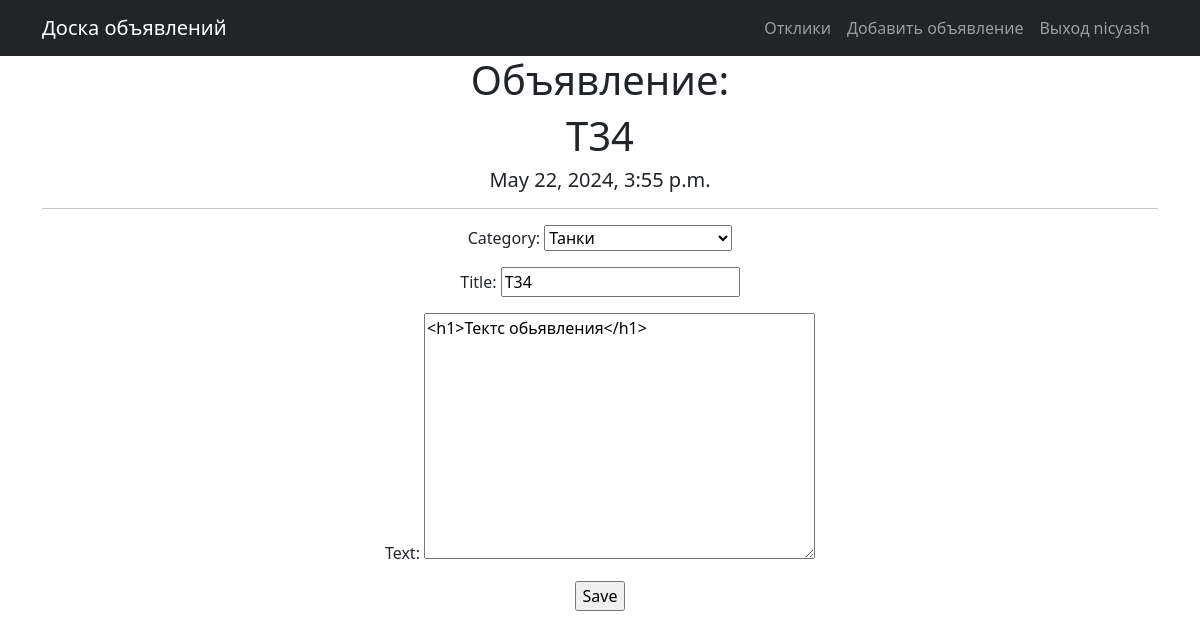
Page /ad/1/edit/ (signed in) on the earlier database version.
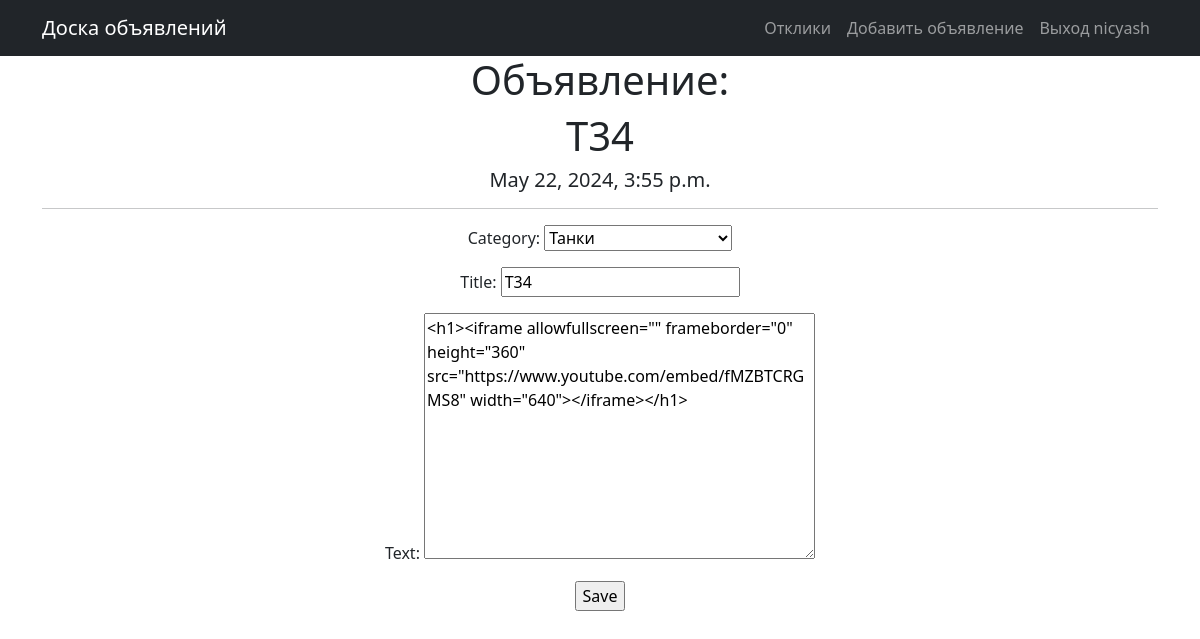
Same page on the later database version.
### BoardApp/models.py (models this page shows, shortened)
class Ad(models.Model):
    TYPE = [
        ('tank', 'Танки'),
        ('heal', 'Хилы'),
        ('DD', 'ДД'),
        ('traders', 'Торговцы'),
        ('gildemasters', 'Гилдмастеры'),
        ('quest', 'Квестгиверы'),
        ('blacksmiths', 'Кузнецы'),
        ('tanners', 'Кожевники'),
        ('potion', 'Зельевары'),
        ('spellmasters', 'Мастера заклинаний'),
    ]
    author = models.ForeignKey(User, on_delete=models.CASCADE)
    category = models.CharField(max_length=12, choices=TYPE, default='tank')
    ad_time = models.DateTimeField(auto_now_add=True)
    title = models.CharField(max_length=255, default='Загаловок')
    text = RichTextUploadingField(blank=True, null=True)

### BoardApp/views.py (the view)
# urls.py: path('ad/<int:pk>/edit/', AdUpdate.as_view(), name='ad_update'),
class AdUpdate(PermissionRequiredMixin, LoginRequiredMixin, UpdateView):
    permission_required = ('BoardApp.change_ad',)
    raise_exception = True
    form_class = AdForm
    model = Ad
    template_name = 'ad_edit.html'

### BoardApp/forms.py
class AdForm(forms.ModelForm):
    class Meta:
        model = Ad
        fields = ['category', 'title', 'text',]
        widgets = {'author': forms.HiddenInput()}

### templates/ad_edit.html (shortened to what this page needs)
{% extends 'default.html' %}
{% block content %}
<h1>Объявление:</h1>
<h1>{{object.title}}</h1>
<h5>{{object.ad_time}}</h5>
<hr>
{% if request.user.id == object.author.id %}
<form action="" method="post">
    {{ form.as_p }}
    <input type="submit" value="Save" />
</form>
{% else %}
<h1>Недостаточно прав! </h1>
{% endif %}
{% endblock content %}

Differences in the rows shown:
changed Ad "Танки": text "<h1>Тектс обьявления</h1>" → "<h1><iframe allowfullscreen=\"\" frameborder=\"0\" height=\"360\" src=\"https://www.youtube.com/embed/fMZBTCRGMS8\" width=\"640\"></iframe></h1>"
